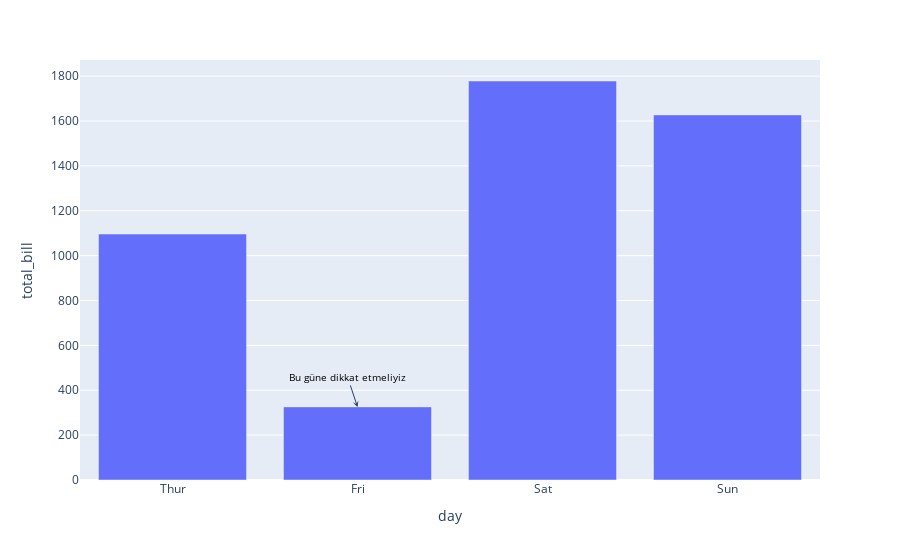

This figure's notebook cell:
### Code cell
fig.add_annotation(annotation)  # tek bir adet annotation ekleyebiliriz
fig.show()

### Figure 1 — Plotly figure (JSON) as saved in the notebook; plotly's stock layout.template omitted (floating-point values rounded to 4 significant figures)
{"data": [{"alignmentgroup": "True", "hovertemplate": "day=%{x}<br>total_bill=%{y}<extra></extra>", "legendgroup": "", "marker": {"color": "#636efa"}, "name": "", "offsetgroup": "", "orientation": "v", "showlegend": false, "textposition": "auto", "type": "bar", "x": ["Thur", "Fri", "Sat", "Sun"], "xaxis": "x", "y": [1096.0, 325.9, 1778.0, 1627.0], "yaxis": "y"}], "layout": {"annotations": [{"arrowhead": 3, "font": {"color": "black", "size": 10}, "showarrow": true, "text": "Bu güne dikkat etmeliyiz", "x": "Fri", "y": 325.9}], "barmode": "relative", "legend": {"tracegroupgap": 0}, "margin": {"t": 60}, "xaxis": {"anchor": "y", "domain": [0, 1], "title": {"text": "day"}}, "yaxis": {"anchor": "x", "domain": [0, 1], "title": {"text": "total_bill"}}}}
